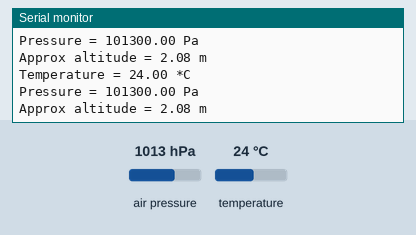
This sketch was run on a simulated Arduino Uno, built with avr-gcc and run on an emulated ATmega328P. Shown: the last lines printed to the serial monitor. Inputs (shaded band) come from the test bench; at power-on: air pressure 1013 hPa, temperature 24 °C.

Above: at 1.2 s.
1.3 s: air pressure set to 952 hPa
At 2.6 s:
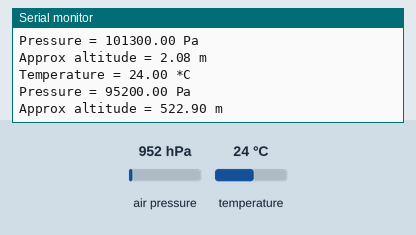
2.8 s: temperature set to 12 °C
At 3.9 s:
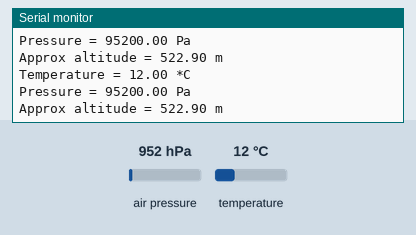
4.3 s: air pressure set to 975 hPa
At 5.5 s:
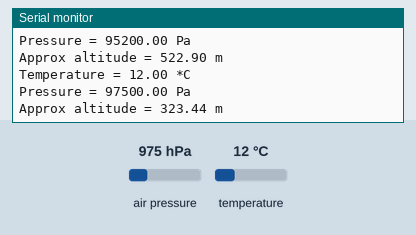
Timing chart, 0 to 7.3 s (numbered marks = the images above; inputs shaded):
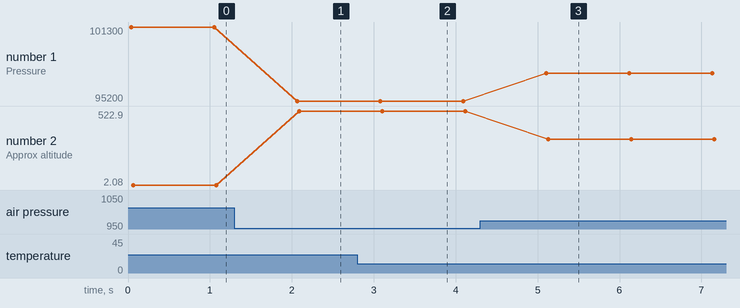

Measured:
- after the input at 1.3 s, the serial monitor: prints a new line after 0.76 s (image 1)
- after the input at 2.8 s, the serial monitor: prints a new line after 0.25 s (image 2)
- after the input at 4.3 s, the serial monitor: prints a new line after 0.80 s (image 3)
- plotted number 1: 101300 → 95200 after the input at 1.3 s, 95200 → 97500 after the input at 4.3 s
- plotted number 2: 2.08 → 522.9 after the input at 1.3 s, 522.9 → 323.44 after the input at 4.3 s

The sketch:

bmp2800x76.ino
```cpp
#include <Wire.h>
//#include <SPI.h>
#include <Adafruit_Sensor.h>
#include <Adafruit_BMP280.h>

#define BMP280_ADDRESS 0x76
Adafruit_BMP280 bmp; // I2C
//Adafruit_BMP280 bme(BMP_CS); // hardware SPI
//Adafruit_BMP280 bme(BMP_CS, BMP_MOSI, BMP_MISO, BMP_SCK);

void setup() {
  Serial.begin(9600);
  Serial.println(F("BMP280 test"));

  if (!bmp.begin()) {
    Serial.println("Could not find a valid BMP280 sensor, check wiring!");
    while (1);
  }
}

void loop() {
  Serial.print("Temperature = ");
  Serial.print(bmp.readTemperature());
  Serial.println(" *C");

  Serial.print("Pressure = ");
  Serial.print(bmp.readPressure());
  Serial.println(" Pa");

  Serial.print("Approx altitude = ");
  Serial.print(bmp.readAltitude(1013.25)); // this should be adjusted to your local forcase
  Serial.println(" m");

  Serial.println();
  delay(1000);
}
```
